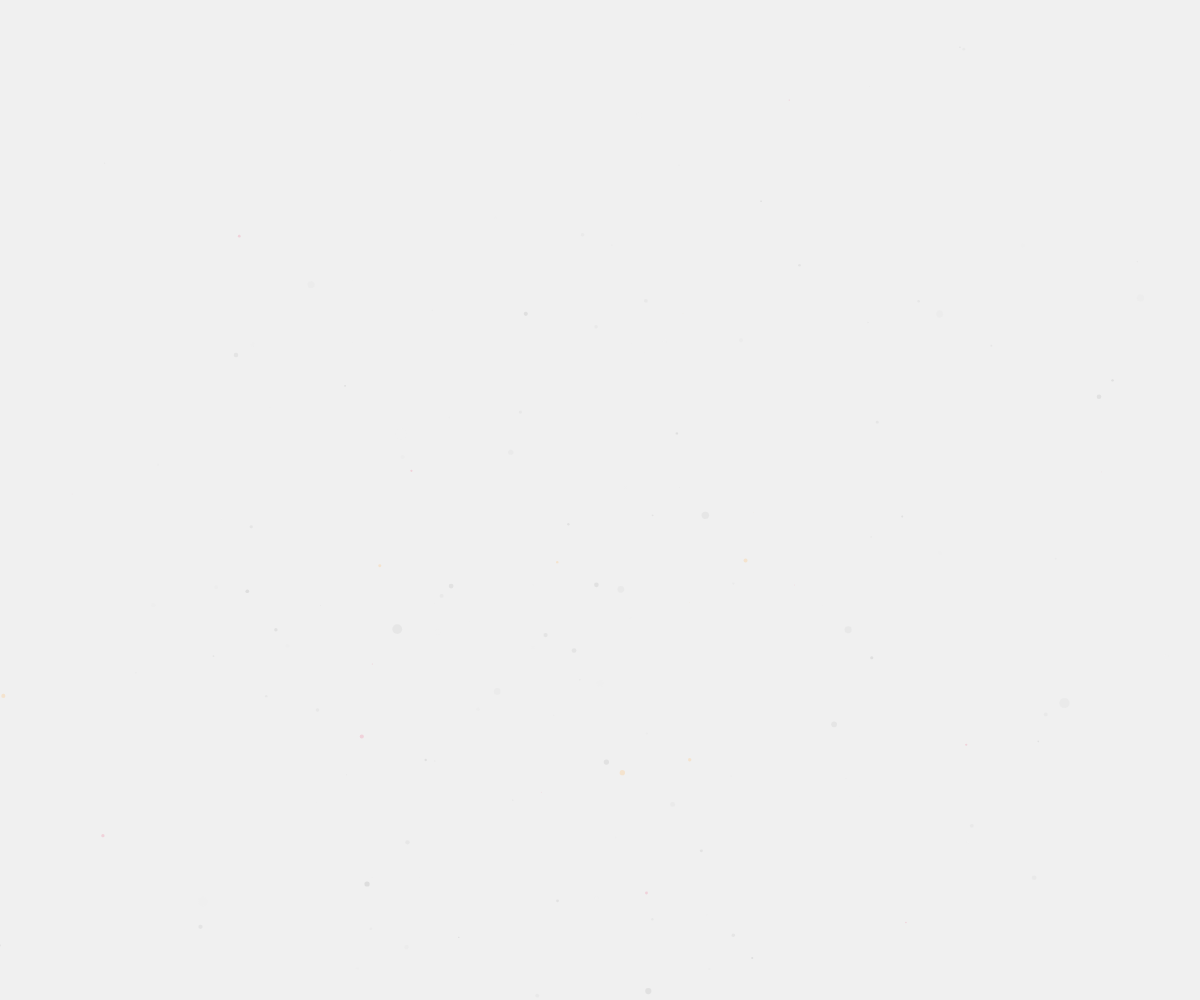
Frame 1 (no input)
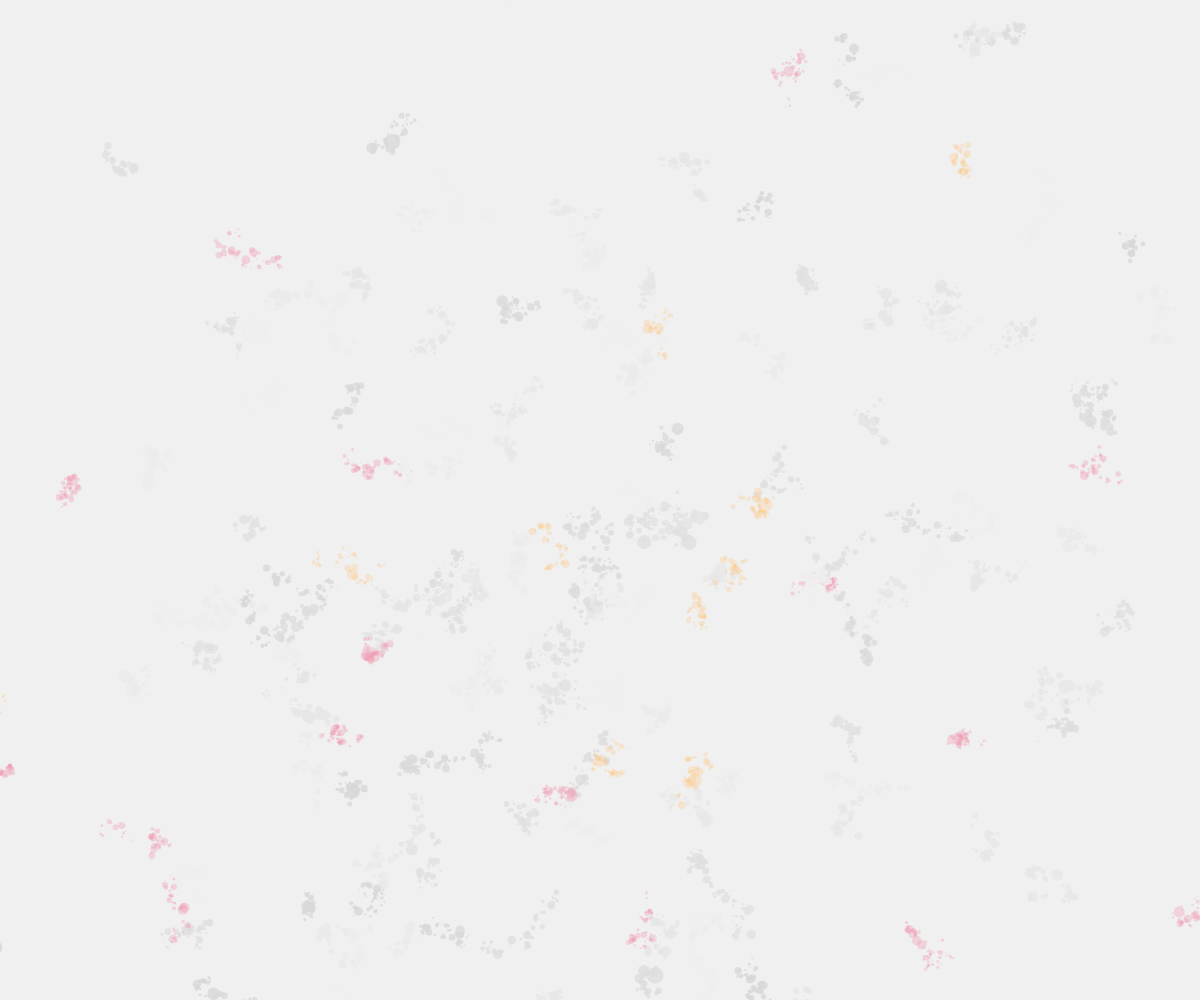
Frame 60 (no input)
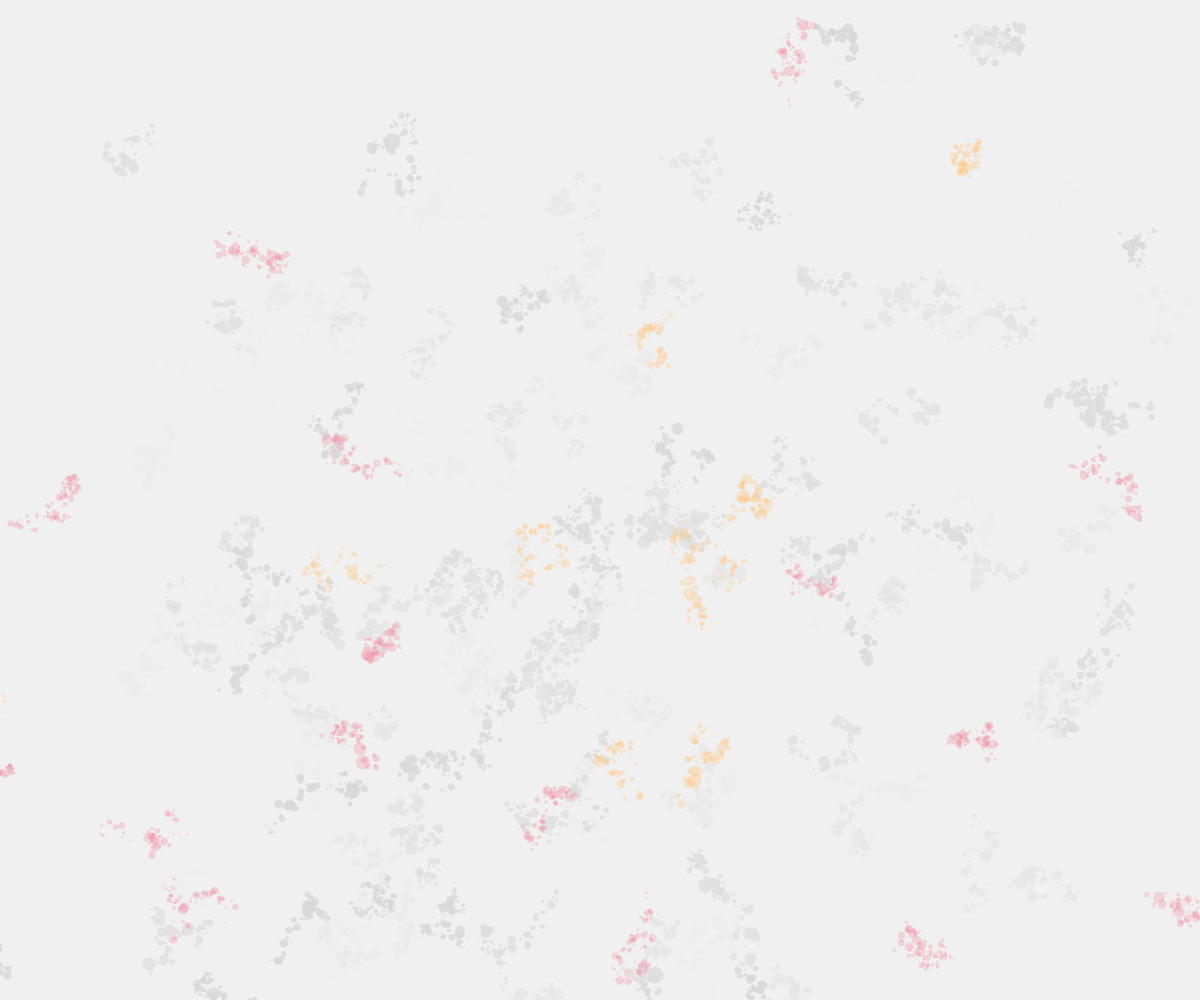
Frame 120 (the mouse pressed at the canvas centre since frame 60)

The p5.js sketch that drew these frames (run headless with seeded random() and noise() and a simulated clock; from frame 60 on, the mouse is pressed at the canvas centre):

// p5.js sketch
// ── sketch.js
let canvas;
let walkersOrigin;
let walkersArray = [200];
let numberOfWalkers = 200;
function setup() {
  createCanvas(windowWidth, windowHeight);
  background(240);
  //declaring new walkers and placing them into an array (walkersArray)
  for(let i = 0; i < numberOfWalkers; ++i){
   walkersOrigin = new Walkers();
   walkersArray[i] = walkersOrigin;
  }
}
function draw() {
  //looping through walkersArray and calling the show and step functions
  for(let i = 0; i < numberOfWalkers; ++i){
    walkersArray[i].show();
    walkersArray[i].step();
  }
}
function windowResized() {
	resizeCanvas(windowWidth, windowHeight);
}
//declaring an object called Walkers
let Walkers = function() {
    //declaring attributes
    this.grayValue = Math.random() * (240 - 215) + 215;
    this.redValue = this.grayValue, this.greenValue = this.grayValue, this.blueValue = this.grayValue, this.alphaValue = 200;
    this.num1 = Math.nrand(), this.num2 = Math.nrand();
    this.standardDeviation = 333;
    this.mean = windowWidth / 2;
    this.x = this.standardDeviation * this.num1 + this.mean;
    this.y = this.standardDeviation * this.num2 + this.mean;
    //sets the colour value of the Walker
    this.setColour = function(red, green, blue, alpha) {
      this.redValue = red;
      this.greenValue = green;
      this.blueValue = blue;
      this.alphaValue = alpha;
    };
    //declaring a random number between 1 and 15
    //modifying the value of 15, changes the probability of different colour Walkers being generated
    this.randomValue = Math.random() * (12 - 1) + 1;
    //the colour of the Walker depends on random number (gray, red, orange)
    if(Math.round(this.randomValue) === 1 ){
      this.setColour(240, 240, 240, 222);
    }else if(Math.round(this.randomValue) === 2){
      this.setColour(240, 150, 175, 85);
    }else if(Math.round(this.randomValue) === 3){
      this.setColour(254, 197, 126, 75);
    }
    //declaring the show function that will decide the look of a Walker, colour, size and positon
    Walkers.prototype.show = function() {
      noStroke();
      fill(this.redValue, this.greenValue, this.blueValue, this.alphaValue);
      let size = Math.nrand() * random(2,5);
      ellipse(this.x, this.y, size, size);
    };
    //declaring the step function that will decide in which direction the Walker will take
    Walkers.prototype.step = function() {
      this.x += Math.nrand() * random(2,5);
      this.y += Math.nrand() * random(2,5);
    };
};
//The following function was written by Meredith Dodge. Code found at: https://www.meredithdodge.com/2012/05/30/a-great-little-javascript-function-for-generating-random-gaussiannormalbell-curve-numbers
//The function returns a generated random number following a Gaussian distribution
Math.nrand = function() {
	var x1, x2, rad, y1;
	do {
		x1 = 2 * this.random() - 1;
		x2 = 2 * this.random() - 1;
		rad = x1 * x1 + x2 * x2;
	} while(rad >= 1 || rad == 0);
	var c = this.sqrt(-2 * Math.log(rad) / rad);
	return x1 * c;
};
